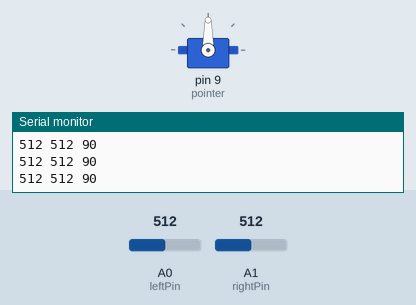
The sketch below on a simulated Arduino Uno, built with avr-gcc and run on an emulated ATmega328P. Parts: servo, the last lines printed to the serial monitor. The inputs (shaded band) are chosen by the test bench; at power-on: A0 (leftPin) = 512, A1 (rightPin) = 512.

Above: at 1.2 s.
1.3 s: A0 (leftPin) set to 489
2.8 s: A0 (leftPin) set to 454
At 3.28 s:
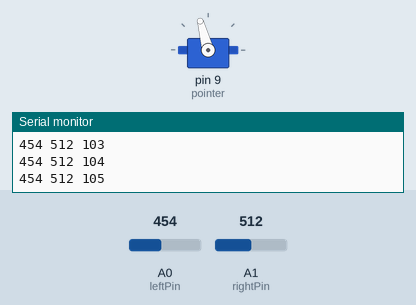
At 5.5 s:
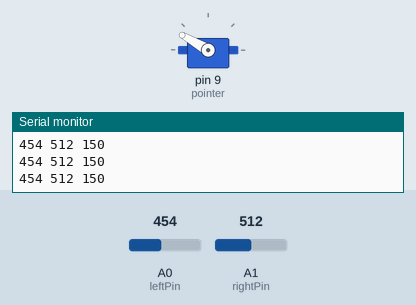
5.8 s: A1 (rightPin) set to 420
8.8 s: A1 (rightPin) set to 404
At 13.4 s:
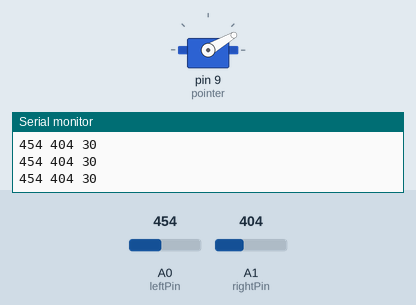
Timing chart, 0 to 14.9 s (numbered marks = the images above; inputs shaded):
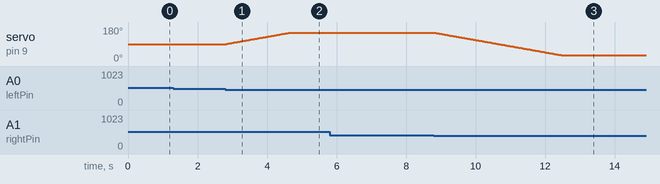

Measured:
- the behaviour switches between 472 and 471 on A0 (leftPin) (found by bisection; images 0 and 1)
- the behaviour switches between 414 and 413 on A1 (rightPin) (found by bisection; images 2 and 3)
- after the input at 2.8 s, servo on pin 9 (pointer): moves from 90° to 150° over 1.8 s, starting at once
- after the input at 8.8 s, servo on pin 9 (pointer): moves from 150° to 30° over 3.7 s, starting at once

The sketch:

chapter4.ino
```cpp
#include <Servo.h>
Servo pointer;
const byte leftPin = A0, rightPin = A1;
const int turnSign = 1; // Reverse if increasing angle turns away from right light.
const int sensorOffset = 0; // Measured right-minus-left under equal light.
const int deadband = 40;
int angle = 90;
void setup() { Serial.begin(9600); pointer.attach(9); pointer.write(angle); }
void loop() {
  int left = analogRead(leftPin), right = analogRead(rightPin);
  int error = right - left - sensorOffset;
  if (error > deadband) angle += turnSign;
  else if (error < -deadband) angle -= turnSign;
  angle = constrain(angle, 30, 150);
  pointer.write(angle);
  Serial.print(left); Serial.print(' '); Serial.print(right); Serial.print(' '); Serial.println(angle);
  delay(30);
}
```
